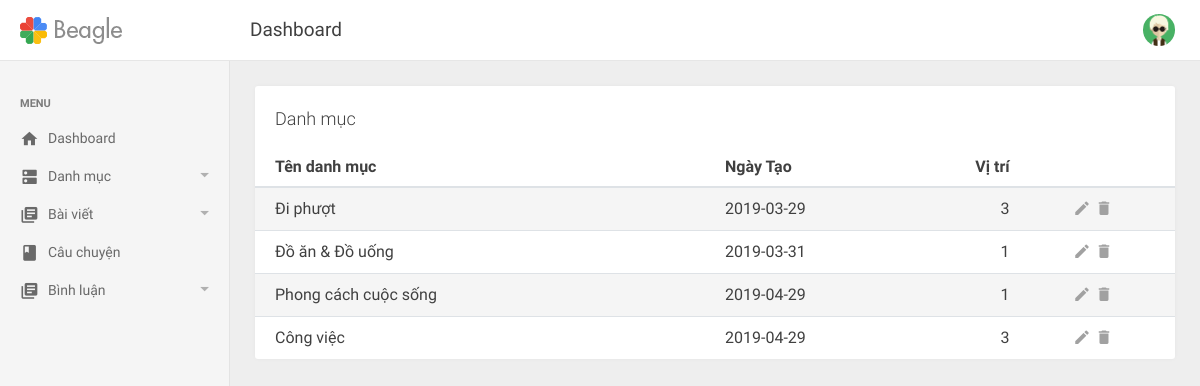
The app's page /admin/danhmuc.php (signed in), older data.
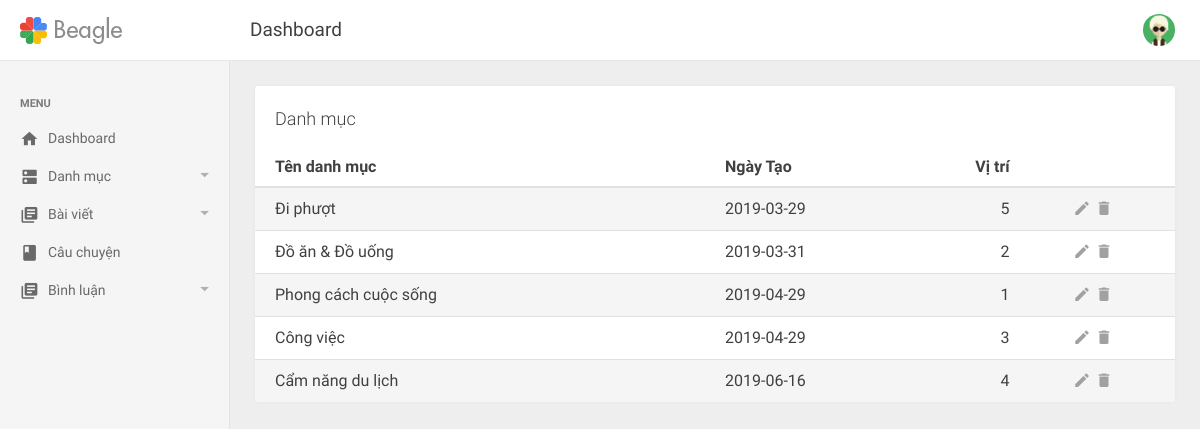
The same page, newer data.
### tables this page shows
CREATE TABLE `danhmuc` (
  `danhmuc_id` int(11) NOT NULL,
  `danhmuc_ten` varchar(100) NOT NULL,
  `danhmuc_vitri` int(11) NOT NULL,
  `danhmuc_ngaytao` date NOT NULL
);

### admin/danhmuc.php (the view, shortened to what this page needs)
<?php include('../includes/mysqli_connect.php');?>
<?php include('includes/header.php');?>
<?php include('includes/top-header.php');?>
<?php include('includes/left-sidebar.php');?>
<div class="be-content">
    <div class="main-content container-fluid">
      <div class="row">
        <div class="col-md-12">
          <div class="card card-table">
            <div class="card-header">Danh mục</div>
            <div class="card-body table-responsive">
                <table class="table table-striped table-hover">
                    <thead>
                        <tr>
                            <th style="width:50%;"><a href="danhmuc.php?sort=cat">Tên danh mục</a></th>
                            <th style="width:20%;"><a href="danhmuc.php?sort=by">Ngày Tạo</a></th>
                            <th class="number"><a href="danhmuc.php?sort=pos">Vị trí</a></th>
                            <th class="actions"></th>
                        </tr>
                    </thead>
                    <tbody>
                      <?php
                      if(isset($_GET['sort'])) {
                        switch ($_GET['sort']) {
                          case 'cat':
                            $order_by = 'danhmuc_ten';
                            break;
                          case 'pos':
                            $order_by = 'danhmuc_vitri';
                            break;
                          case 'by':
                            $order_by = 'danhmuc_ngaytao';
                            break;
                          default:
                            $order_by = 'danhmuc_id';
                            break;
                        }
                      } else {
                        $order_by = 'danhmuc_id';
                      }
                        $query = "SELECT * FROM danhmuc ORDER BY {$order_by} ASC";
                          if ($result = $dbc->query($query)) {
                              while ($danhmuc = $result->fetch_array(MYSQLI_ASSOC)) {
                                echo "
                                  <tr>
                                    <td>{$danhmuc['danhmuc_ten']}</td>
                                    <td>{$danhmuc['danhmuc_ngaytao']}</td>
                                    <td class='number'>{$danhmuc['danhmuc_vitri']}</td>
                                    <td class='actions'>
                                      <span style='padding:0 3px'>
                                      <a href='suadanhmuc.php?cid={$danhmuc['danhmuc_id']}' class='icon' href='#'><i class='mdi mdi-edit'></i></a>
                                      </span>
                                      <span style='padding:0 3px'>
                                      <a id='{$danhmuc['danhmuc_id']}' class='icon remove'><i class='mdi mdi-delete'></i>
                                      </a>
                                      </span>
                                    </td>
                                </tr>
                                ";
                              }
                          }
                       ?>
                    </tbody>
                </table>
            </div>
        </div>
        </div>
      </div>
    </div>
</div>
<?php include('includes/footer.php');?>

Row changes from the older to the newer data that the page shows:
changed danhmuc "Đi phượt": danhmuc_vitri "3" → "5"
changed danhmuc "Đồ ăn & Đồ uống": danhmuc_vitri "1" → "2"
added danhmuc: danhmuc_ten "Cẩm năng du lịch", danhmuc_ngaytao "2019-06-16", danhmuc_vitri "4"
